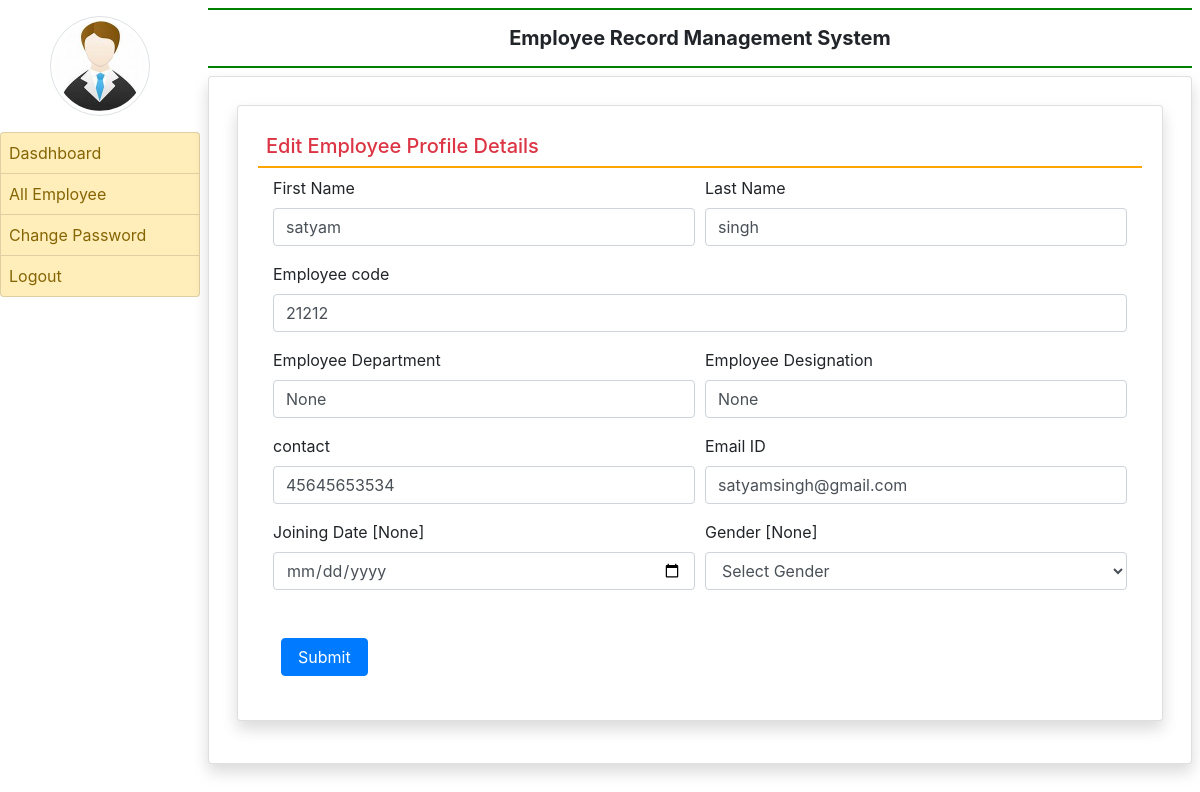
/edit_profile/3 (signed in), run on the app's committed database.
### employee/models.py (models this page shows, shortened)
class EmployeeDetail(models.Model):
    user = models.ForeignKey(User,on_delete=models.CASCADE)
    empcode = models.CharField(max_length=50)
    empdept = models.CharField(max_length=50,null=True)
    designation = models.CharField(max_length=50,null=True)
    contact = models.CharField(max_length=15,null=True)
    gender = models.CharField(max_length=50,null=True)
    joiningdate = models.DateField(null=True)

### employee/views.py (the view, shortened to what this page needs)
# urls.py: path('edit_profile/<int:pid>', edit_profile, name='edit_profile'),
def edit_profile(request,pid):
    if not request.user.is_authenticated:
        return redirect('admin_login')
    error = ""
    employee = EmployeeDetail.objects.get(id=pid)
    return render(request, 'edit_profile.html',locals())

### employee/templates/edit_profile.html (shortened to what this page needs)
{% extends 'admin_base.html' %}
{% block main %}
<div class="card shadow m-2">
    <div class="card-body">
        <h5 class="p-2 text-danger" style="border-bottom: 2px solid orange">Edit Employee Profile Details</h5>
        <div class="container-fluid">
            <form method="post" >
                <div class=" form-row">
                    <div class="col-sm-6">
                        <div class="form-group">
                            <label>First Name</label>
                            <input type="text" name="firstname" class="form-control" placeholder="Enter First Name" pattern="[A-z a-z]+" value="{{employee.user.first_name}}">
                        </div>
                    </div>
                    <div class="col-sm-6">
                        <div class="form-group">
                            <label>Last Name</label>
                            <input type="text" name="lastname" class="form-control" placeholder="Enter Last Name" pattern="[A-z a-z]+" value="{{employee.user.last_name}}">
                        </div>
                    </div>
                     <div class="col-sm-12">
                        <div class="form-group">
                            <label>Employee code</label>
                            <input type="text" name="empcode" class="form-control" placeholder="Enter Your Employee Code" pattern="[0-9]+" value="{{employee.empcode}}">
                        </div>
                    </div>
                    <div class="col-sm-6">
                        <div class="form-group">
                            <label>Employee Department</label>
                            <input type="text" name="department" class="form-control" placeholder="Department" value="{{employee.empdept}}" >
                        </div>
                    </div>
                     <div class="col-sm-6">
                        <div class="form-group">
                            <label>Employee Designation</label>
                            <input type="text" name="designation" class="form-control" placeholder="Designation" value="{{employee.designation}}">
                        </div>
                    </div>
                    <div class="col-sm-6">
                        <div class="form-group">
                            <label>contact</label>
                            <input type="text" name="contact" class="form-control" placeholder="Contact Number" value="{{employee.contact}}">
                        </div>
                    </div>
                    <div class="col-sm-6">
                        <div class="form-group">
                            <label>Email ID</label>
                            <input type="email" name="emailid" class="form-control" placeholder="Email ID" value="{{employee.user.username}}" >
                        </div>
                    </div>
                    <div class="col-sm-6">
                        <div class="form-group">
                            <label>Joining Date  [{{employee.joiningdate}}]</label>
                            <input type="date" name="jdate" class="form-control" >
                        </div>
                    </div>
                    <div class="col-sm-6">
                        <div class="form-group">
                            <label>Gender [{{employee.gender}}]</label>
                            <select name="gender" class="form-control">
                                <option value="None">Select Gender</option>
                            </select>
                        </div>
                    </div>
                </div>
                <br>
                <input type="submit" value="Submit" class="m-2 px-3 btn btn-primary">
            </form>
        </div>
    </div>
</div>
{% endblock  %}

### data on the page
EmployeeDetail: firstname "satyam", lastname "singh", empcode "21212", department "None", designation "None", contact "45645653534", emailid "satyamsingh@gmail.com", joiningdate "None", gender "None"
